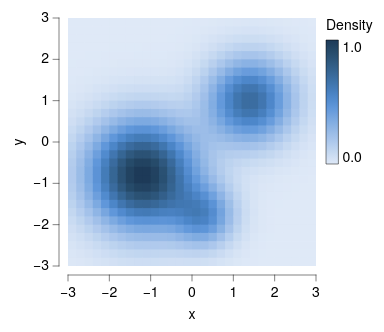

The specification (Vega-Lite) saved for this image:
### Vega-Lite specification from a JSON file in a GitHub repository (floating-point values rounded to 4 significant figures; data arrays with more than 128 entries replaced by an {"elided": "..."} marker saying what was removed)
{"background": null, "config": {"arc": {"fill": "#DBDBDB", "fillOpacity": 1.0, "innerRadius": 31.0, "padAngle": 0.03, "stroke": "black", "strokeOpacity": 1, "strokeWidth": 0.25}, "area": {"fill": "#DBDBDB", "fillOpacity": 1.0, "stroke": "black", "strokeOpacity": 1, "strokeWidth": 0.25}, "axis": {"domain": true, "domainCap": "round", "domainColor": "black", "domainWidth": 0.25, "grid": false, "gridCap": "round", "gridColor": "#F1F1F1", "gridDash": [0, 0], "gridOpacity": 1.0, "gridWidth": 0.25, "labelColor": "black", "labelFont": "Helvetica Neue", "labelFontSize": 7, "labelFontStyle": "normal", "labelFontWeight": 400, "offset": 4.5, "ticks": true, "tickCap": "round", "tickColor": "black", "tickRound": false, "tickSize": 3, "tickWidth": 0.25, "titleColor": "black", "titleFont": "Helvetica Neue", "titleFontSize": 7, "titleFontStyle": "normal", "titleFontWeight": 400}, "axisX": {"domain": true, "labelAlign": "center", "labelAngle": 0, "labels": true, "ticks": true, "translate": 0}, "axisY": {"domain": true, "labelAlign": "right", "labelAngle": 0, "labels": true, "ticks": true, "translate": 0}, "axisRight": {"domain": true, "labelAlign": "left", "labelAngle": 0, "labels": true, "ticks": true, "translate": 0}, "axisTop": {"domain": true, "labelAlign": "center", "labelAngle": 0, "labels": true, "ticks": true, "translate": 0}, "axisBand": {"tickOffset": 0}, "bar": {"fill": "#DBDBDB", "fillOpacity": 1.0, "stroke": "black", "strokeOpacity": 1, "strokeWidth": 0.25}, "boxplot": {"size": 11.16, "ticks": {"cornerRadius": 0.25, "fill": "black", "size": 5.58, "thickness": 0.25}, "box": {"fillOpacity": 1.0, "stroke": "black", "strokeOpacity": 1, "strokeWidth": 0.25}, "median": {"fill": "black", "fillOpacity": 1.0, "size": 11.16, "thickness": 0.25}, "rule": {"fill": "black", "fillOpacity": 1.0, "size": 12.4, "stroke": "black", "strokeDash": [0, 0], "strokeOpacity": 1, "strokeWidth": 0.25}, "outliers": {"color": "black", "fill": "black", "fillOpacity": 1.0, "size": 0, "stroke": "black", "strokeOpacity": 1, "strokeWidth": 0.25}}, "circle": {"fill": "black", "fillOpacity": 1.0, "size": 0.62, "stroke": null, "strokeOpacity": 1, "strokeWidth": 0.25}, "errorband": {"band": {"fillOpacity": 0.6, "stroke": null, "strokeWidth": 0.25, "strokeOpacity": 1}, "borders": {"opacity": 0, "strokeOpacity": 0.25, "strokeWidth": 1}}, "errorbar": {"opacity": 1, "rule": {"strokeDash": [0, 0], "strokeWidth": 0.25}, "ticks": {"color": "black", "cornerRadius": 0.125, "opacity": 1, "size": 7.44, "thickness": 0.25}, "thickness": 0.25}, "font": "Helvetica Neue", "geoshape": {"fill": "#DBDBDB", "fillOpacity": 1.0, "stroke": "black", "strokeOpacity": 1, "strokeWidth": 0.25}, "header": {"labelColor": "black", "labelFont": "Helvetica Neue", "labelFontSize": 7, "labelFontStyle": "normal", "labelFontWeight": 400, "titleColor": "black", "titleFont": "Helvetica Neue", "titleFontSize": 7, "titleFontStyle": "normal", "titleFontWeight": 400, "titlePadding": 0}, "legend": {"disable": false, "offset": 4.5, "titlePadding": 4, "labelOffset": 2, "gradientLabelOffset": 2, "gradientLength": 62.0, "gradientThickness": 6.2, "gradientOpacity": 1.0, "gradientStrokeColor": "black", "gradientStrokeWidth": 0.25, "labelColor": "black", "labelFont": "Helvetica Neue", "labelFontSize": 7, "labelFontStyle": "normal", "labelFontWeight": 400, "strokeColor": "black", "strokeWidth": 0, "symbolSize": 42, "symbolStrokeColor": "black", "symbolStrokeWidth": 0.25, "titleColor": "black", "titleFont": "Helvetica Neue", "titleFontSize": 7, "titleFontStyle": "normal", "titleFontWeight": 400}, "line": {"color": "black", "stroke": "black", "strokeCap": "round", "strokeDash": [0, 0], "strokeOpacity": 1, "strokeWidth": 0.375}, "point": {"filled": true, "fill": "#DBDBDB", "fillOpacity": 1.0, "size": 6.2, "stroke": "black", "strokeOpacity": 1, "strokeWidth": 0.25}, "range": {"category": ["#C6D9F1", "#F1C9CB", "#FEF0B9", "#CEE37A", "#7AA8E0", "#E589A3", "#FDDD5D", "#68B961", "#4177B1", "#C35082", "#E5C227", "#438156"], "diverging": {"scheme": ["#C35082", "#CE6D94", "#D989A7", "#E2A4BA", "#EABFCE", "#F1DBE2", "#F6F6F6", "#D7E0EB", "#B9CBE0", "#9BB6D5", "#7DA1C9", "#5F8CBD", "#4177B1"]}, "heatmap": {"scheme": ["#DFE9F7", "#C6D9F1", "#ADC8EC", "#94B8E6", "#7AA8E0", "#6097DA", "#4D87CA", "#4177B1", "#386898", "#2F597F", "#264A69", "#1D3A58"]}, "ordinal": {"scheme": ["#F1F1F1", "#DBDBDB", "#C6C6C6", "#B2B2B2", "#9D9D9D", "#898989", "#767676", "#636363", "#515151", "#404040", "#2F2F2F", "#1F1F1F"]}, "ramp": {"scheme": ["#DFE9F7", "#C6D9F1", "#ADC8EC", "#94B8E6", "#7AA8E0", "#6097DA", "#4D87CA", "#4177B1", "#386898", "#2F597F", "#264A69", "#1D3A58"]}}, "rule": {"color": "black", "stroke": "black", "strokeCap": "round", "strokeDash": [2, 2], "strokeOpacity": 1, "strokeWidth": 0.25}, "scale": {"bandPaddingInner": 0.1, "bandPaddingOuter": 0.1, "round": false}, "rect": {"fill": "#DBDBDB", "fillOpacity": 1.0, "stroke": "black", "strokeOpacity": 1, "strokeWidth": 0.25}, "square": {"fill": "#DBDBDB", "fillOpacity": 1.0, "size": 12.4, "stroke": "black", "strokeOpacity": 1, "strokeWidth": 0.25}, "text": {"color": "black", "font": "Helvetica Neue", "fontSize": 7, "fontStyle": "normal", "fontWeight": 400}, "title": {"anchor": "middle", "frame": "group", "color": "black", "font": "Helvetica Neue", "fontSize": 7, "fontStyle": "normal", "fontWeight": 400, "subtitleColor": "black", "subtitleFont": "Helvetica Neue", "subtitleFontSize": "Helvetica Neue", "subtitleFontStyle": "normal", "subtitleFontWeight": 400}, "view": {"continuousWidth": 124, "continuousHeight": 124, "discreteWidth": 124, "discreteHeight": 124, "fill": null, "stroke": null, "strokeWidth": 0.25}}, "data": {"name": "data-ba0412ef80218ea38e3c8f5f8b522309"}, "mark": {"type": "rect", "clip": true, "stroke": null}, "encoding": {"color": {"field": "density", "legend": {"title": "Density", "titleOrient": "top"}, "type": "quantitative"}, "x": {"axis": {"values": [-3, -2, -1, 0, 1, 2, 3]}, "field": "x0", "scale": {"domain": [-3, 3], "nice": false}, "title": "x", "type": "quantitative"}, "x2": {"field": "x1"}, "y": {"axis": {"values": [-3, -2, -1, 0, 1, 2, 3]}, "field": "y0", "scale": {"domain": [-3, 3], "nice": false}, "title": "y", "type": "quantitative"}, "y2": {"field": "y1"}}, "$schema": "https://vega.github.io/schema/vega-lite/v6.4.1.json", "datasets": {"data-ba0412ef80218ea38e3c8f5f8b522309": {"elided": "900 records"}}}
